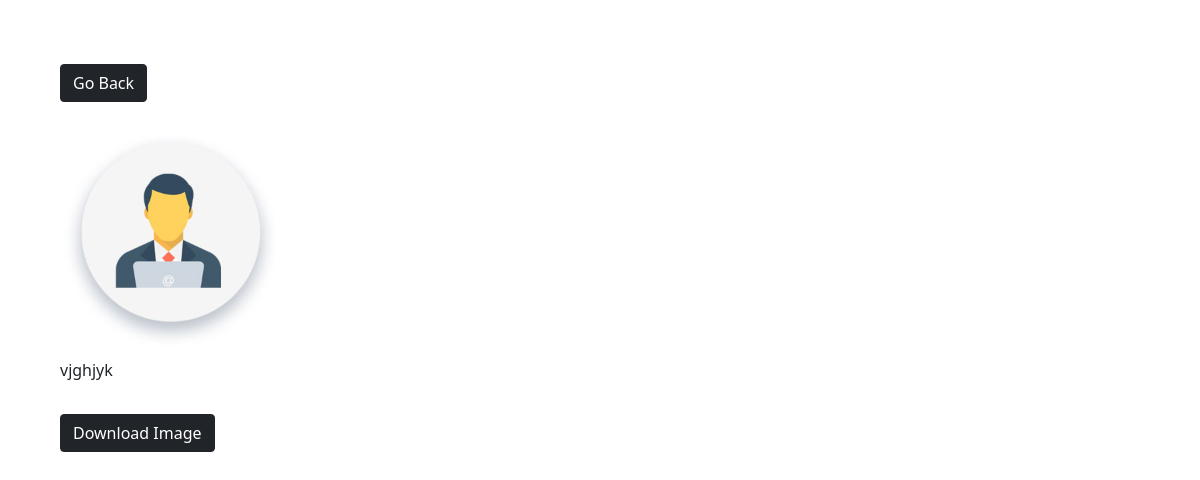
The app's page /photo/6 with its own data.
### pics/models.py (models this page shows, shortened)
class Photo(models.Model):
    description = models.CharField(max_length=500, null=False, blank=False)
    category = models.ForeignKey(Category, on_delete=models.SET_NULL, null=True, blank=True)
    image = models.ImageField(null=False, blank=False)

### pics/views.py (the view)
# urls.py: path('photo/<str:pk>', views.photo, name='photo'),
def photo(request, pk):
    photo = Photo.objects.get(id=pk)
    context = {
        'photo': photo
    }
    return render(request, 'pics/photo.html', context)

### pics/templates/pics/photo.html (shortened to what this page needs)
<!DOCTYPE html>
<html>
<head>
    <link href="https://cdn.jsdelivr.net/npm/bootstrap@5.0.0-beta1/dist/css/bootstrap.min.css" rel="stylesheet"
>
</head>
<body class="m-5">
    <div class="container">
        <div class="row justify-content-center">
            <div class="col">
                <a href="{% url 'gallery' %}" class="btn btn-dark my-3">Go Back</a>
                <div style="height: 90vh;">
                    <img style="max-width: 100%; max-height: 100%;" src="{{photo.image.url}}">
                    <p>{{photo.description}}</p>
                    <a href="{% url 'gallery' %}" download class="btn btn-dark my-3">Download Image</a>
                </div>
            </div>
        </div>
    </div>
</body>
</html>

### records on screen
Photo: image (picture), description "vjghjyk"
